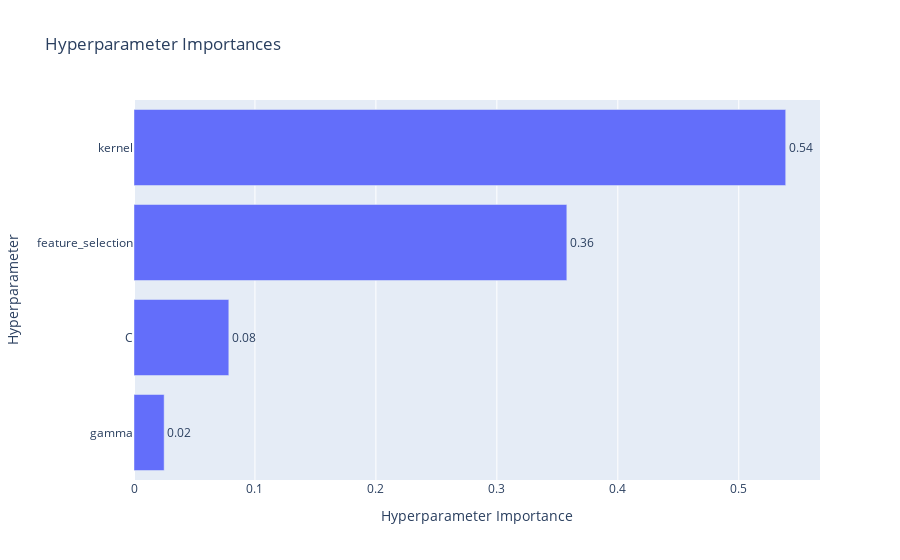
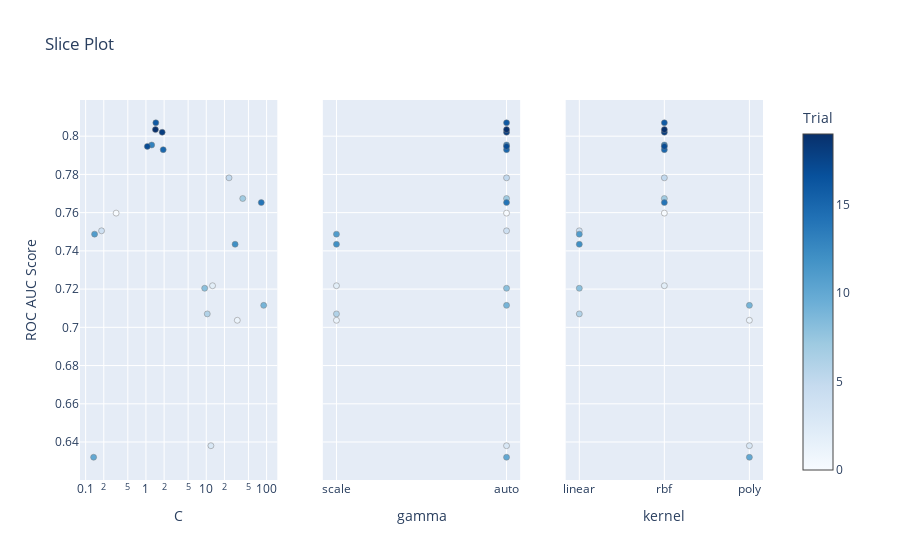

Here is the notebook cell these charts were saved with, in order:
### Markdown cell above
# Visualization

### Code cell
# 1. Parameter Importance Plot
fig = vis.plot_param_importances(study, target_name="ROC AUC Score")
fig.show()

# 2. Slice Plot (Best for seeing individual parameter effects)
fig = vis.plot_slice(
    study,
    params=['kernel', 'C', 'gamma'],
    target_name="ROC AUC Score"
)
fig.show()

### Figure 1 — Plotly figure (JSON) as saved in the notebook; plotly's stock layout.template omitted (floating-point values rounded to 4 significant figures)
{"data": [{"cliponaxis": false, "hovertemplate": ["gamma (CategoricalDistribution): 0.024930758072988925<extra></extra>", "C (FloatDistribution): 0.07839877628147651<extra></extra>", "feature_selection (CategoricalDistribution): 0.3578565457619466<extra></extra>", "kernel (CategoricalDistribution): 0.538813919883588<extra></extra>"], "name": "ROC AUC Score", "orientation": "h", "text": ["0.02", "0.08", "0.36", "0.54"], "textposition": "outside", "type": "bar", "x": [0.02493, 0.0784, 0.3579, 0.5388], "y": ["gamma", "C", "feature_selection", "kernel"]}], "layout": {"title": {"text": "Hyperparameter Importances"}, "xaxis": {"title": {"text": "Hyperparameter Importance"}}, "yaxis": {"title": {"text": "Hyperparameter"}}}}

### Figure 2 — Plotly figure (JSON) as saved in the notebook; plotly's stock layout.template omitted (floating-point values rounded to 4 significant figures)
{"data": [{"marker": {"color": [0, 1, 2, 3, 4, 5, 6, 7, 8, 9, 10, 11, 12, 13, 14, 15, 16, 17, 18, 19], "colorbar": {"title": {"text": "Trial"}, "x": 1, "xpad": 40}, "colorscale": [[0, "rgb(247,251,255)"], [0.125, "rgb(222,235,247)"], [0.25, "rgb(198,219,239)"], [0.375, "rgb(158,202,225)"], [0.5, "rgb(107,174,214)"], [0.625, "rgb(66,146,198)"], [0.75, "rgb(33,113,181)"], [0.875, "rgb(8,81,156)"], [1, "rgb(8,48,107)"]], "line": {"color": "Grey", "width": 0.5}, "showscale": true}, "mode": "markers", "name": "Feasible Trial", "showlegend": false, "type": "scatter", "x": [0.3205, 32.68, 12.71, 11.93, 0.1836, 23.82, 10.38, 40.21, 9.408, 89.5, 0.1356, 0.1407, 30.05, 1.245, 81.6, 1.932, 1.458, 1.054, 1.857, 1.436], "xaxis": "x", "y": [0.7598, 0.7037, 0.7218, 0.6381, 0.7505, 0.7782, 0.707, 0.7674, 0.7204, 0.7115, 0.632, 0.7488, 0.7435, 0.7954, 0.7653, 0.7929, 0.807, 0.7947, 0.8021, 0.8034], "yaxis": "y"}, {"marker": {"color": [0, 1, 2, 3, 4, 5, 6, 7, 8, 9, 10, 11, 12, 13, 14, 15, 16, 17, 18, 19], "colorbar": {"title": {"text": "Trial"}, "x": 1, "xpad": 40}, "colorscale": [[0, "rgb(247,251,255)"], [0.125, "rgb(222,235,247)"], [0.25, "rgb(198,219,239)"], [0.375, "rgb(158,202,225)"], [0.5, "rgb(107,174,214)"], [0.625, "rgb(66,146,198)"], [0.75, "rgb(33,113,181)"], [0.875, "rgb(8,81,156)"], [1, "rgb(8,48,107)"]], "line": {"color": "Grey", "width": 0.5}, "showscale": false}, "mode": "markers", "name": "Feasible Trial", "showlegend": false, "type": "scatter", "x": ["auto", "scale", "scale", "auto", "auto", "auto", "scale", "auto", "auto", "auto", "auto", "scale", "scale", "auto", "auto", "auto", "auto", "auto", "auto", "auto"], "xaxis": "x2", "y": [0.7598, 0.7037, 0.7218, 0.6381, 0.7505, 0.7782, 0.707, 0.7674, 0.7204, 0.7115, 0.632, 0.7488, 0.7435, 0.7954, 0.7653, 0.7929, 0.807, 0.7947, 0.8021, 0.8034], "yaxis": "y2"}, {"marker": {"color": [0, 1, 2, 3, 4, 5, 6, 7, 8, 9, 10, 11, 12, 13, 14, 15, 16, 17, 18, 19], "colorbar": {"title": {"text": "Trial"}, "x": 1, "xpad": 40}, "colorscale": [[0, "rgb(247,251,255)"], [0.125, "rgb(222,235,247)"], [0.25, "rgb(198,219,239)"], [0.375, "rgb(158,202,225)"], [0.5, "rgb(107,174,214)"], [0.625, "rgb(66,146,198)"], [0.75, "rgb(33,113,181)"], [0.875, "rgb(8,81,156)"], [1, "rgb(8,48,107)"]], "line": {"color": "Grey", "width": 0.5}, "showscale": false}, "mode": "markers", "name": "Feasible Trial", "showlegend": false, "type": "scatter", "x": ["rbf", "poly", "rbf", "poly", "linear", "rbf", "linear", "rbf", "linear", "poly", "poly", "linear", "linear", "rbf", "rbf", "rbf", "rbf", "rbf", "rbf", "rbf"], "xaxis": "x3", "y": [0.7598, 0.7037, 0.7218, 0.6381, 0.7505, 0.7782, 0.707, 0.7674, 0.7204, 0.7115, 0.632, 0.7488, 0.7435, 0.7954, 0.7653, 0.7929, 0.807, 0.7947, 0.8021, 0.8034], "yaxis": "y3"}], "layout": {"title": {"text": "Slice Plot"}, "xaxis": {"anchor": "y", "domain": [0, 0.2889], "title": {"text": "C"}, "type": "log"}, "xaxis2": {"anchor": "y2", "categoryarray": ["scale", "auto"], "categoryorder": "array", "domain": [0.3556, 0.6444], "title": {"text": "gamma"}, "type": "category"}, "xaxis3": {"anchor": "y3", "categoryarray": ["linear", "rbf", "poly"], "categoryorder": "array", "domain": [0.7111, 1], "title": {"text": "kernel"}, "type": "category"}, "yaxis": {"anchor": "x", "domain": [0, 1], "title": {"text": "ROC AUC Score"}}, "yaxis2": {"anchor": "x2", "domain": [0, 1], "matches": "y", "showticklabels": false}, "yaxis3": {"anchor": "x3", "domain": [0, 1], "matches": "y", "showticklabels": false}}}
